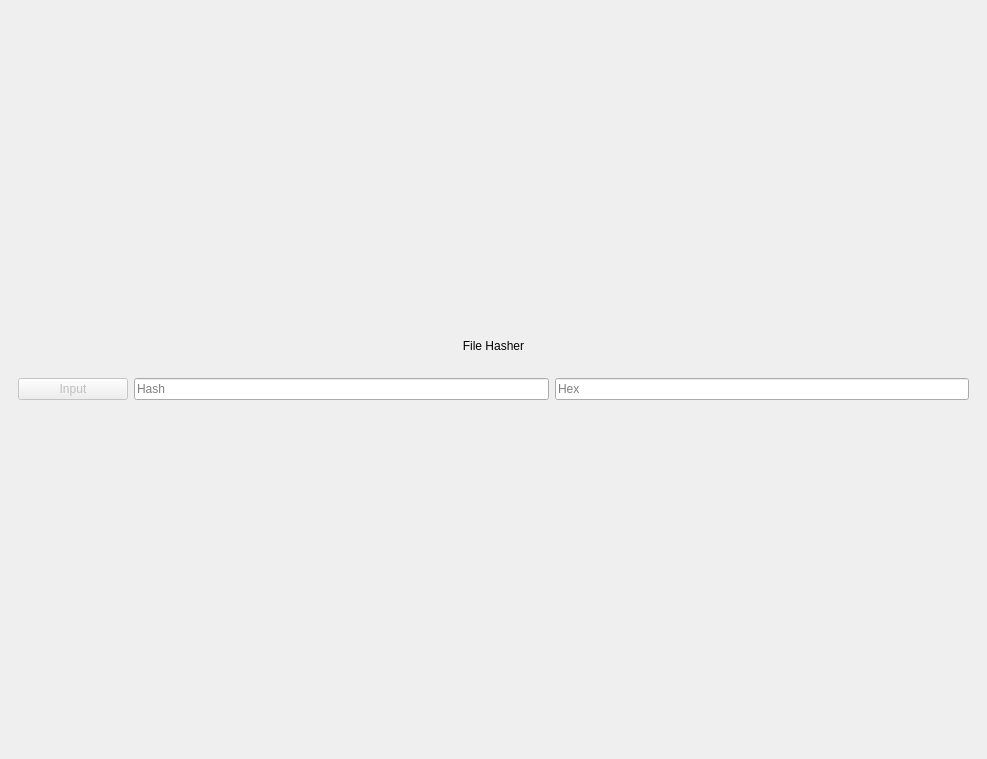
<?xml version="1.0" encoding="UTF-8"?>
<ui version="4.0">
 <class>PixFileHasher</class>
 <widget class="QWidget" name="PixFileHasher">
  <property name="geometry">
   <rect>
    <x>0</x>
    <y>0</y>
    <width>987</width>
    <height>759</height>
   </rect>
  </property>
  <property name="windowTitle">
   <string>PixFileHasher</string>
  </property>
  <layout class="QVBoxLayout" name="main_lyt">
   <property name="spacing">
    <number>30</number>
   </property>
   <property name="leftMargin">
    <number>0</number>
   </property>
   <property name="topMargin">
    <number>0</number>
   </property>
   <property name="rightMargin">
    <number>0</number>
   </property>
   <property name="bottomMargin">
    <number>0</number>
   </property>
   <item>
    <widget class="SimpleCardWidget" name="main_card">
     <property name="sizePolicy">
      <sizepolicy hsizetype="Preferred" vsizetype="Maximum">
       <horstretch>0</horstretch>
       <verstretch>0</verstretch>
      </sizepolicy>
     </property>
     <layout class="QVBoxLayout" name="main_card_lyt">
      <item>
       <widget class="StrongBodyLabel" name="file_hasher_lbl">
        <property name="sizePolicy">
         <sizepolicy hsizetype="Preferred" vsizetype="Maximum">
          <horstretch>0</horstretch>
          <verstretch>0</verstretch>
         </sizepolicy>
        </property>
        <property name="text">
         <string>File Hasher</string>
        </property>
        <property name="alignment">
         <set>Qt::AlignCenter</set>
        </property>
       </widget>
      </item>
      <item>
       <widget class="SimpleCardWidget" name="top_card">
        <property name="sizePolicy">
         <sizepolicy hsizetype="Preferred" vsizetype="Fixed">
          <horstretch>0</horstretch>
          <verstretch>0</verstretch>
         </sizepolicy>
        </property>
        <property name="minimumSize">
         <size>
          <width>0</width>
          <height>60</height>
         </size>
        </property>
        <property name="maximumSize">
         <size>
          <width>16777215</width>
          <height>60</height>
         </size>
        </property>
        <layout class="QHBoxLayout" name="top_card_lyt">
         <item>
          <widget class="PushButton" name="input_btn">
           <property name="enabled">
            <bool>false</bool>
           </property>
           <property name="sizePolicy">
            <sizepolicy hsizetype="Maximum" vsizetype="Fixed">
             <horstretch>0</horstretch>
             <verstretch>0</verstretch>
            </sizepolicy>
           </property>
           <property name="minimumSize">
            <size>
             <width>110</width>
             <height>0</height>
            </size>
           </property>
           <property name="text">
            <string>Input</string>
           </property>
          </widget>
         </item>
         <item>
          <widget class="LineEdit" name="hash_line">
           <property name="text">
            <string notr="true"/>
           </property>
           <property name="maxLength">
            <number>1000</number>
           </property>
           <property name="readOnly">
            <bool>true</bool>
           </property>
           <property name="placeholderText">
            <string>Hash</string>
           </property>
          </widget>
         </item>
         <item>
          <widget class="LineEdit" name="hex_line">
           <property name="text">
            <string notr="true"/>
           </property>
           <property name="maxLength">
            <number>1000</number>
           </property>
           <property name="readOnly">
            <bool>true</bool>
           </property>
           <property name="placeholderText">
            <string>Hex</string>
           </property>
          </widget>
         </item>
        </layout>
       </widget>
      </item>
     </layout>
    </widget>
   </item>
  </layout>
 </widget>
 <customwidgets>
  <customwidget>
   <class>PushButton</class>
   <extends>QPushButton</extends>
   <header>qfluentwidgets</header>
  </customwidget>
  <customwidget>
   <class>CardWidget</class>
   <extends>QFrame</extends>
   <header>qfluentwidgets</header>
   <container>1</container>
  </customwidget>
  <customwidget>
   <class>SimpleCardWidget</class>
   <extends>CardWidget</extends>
   <header>qfluentwidgets</header>
   <container>1</container>
  </customwidget>
  <customwidget>
   <class>StrongBodyLabel</class>
   <extends>QLabel</extends>
   <header>qfluentwidgets</header>
  </customwidget>
  <customwidget>
   <class>LineEdit</class>
   <extends>QLineEdit</extends>
   <header>qfluentwidgets</header>
  </customwidget>
 </customwidgets>
 <resources/>
 <connections/>
</ui>
